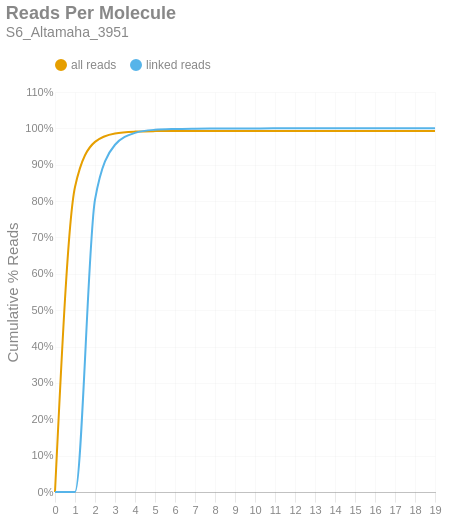

Notebook code for this chart:
### Markdown cell above
### Reads per Molecule
This chart shows the cumulative distribution of the number of reads per linked molecule. That is, how many alignments are associated with a unique molecule. This excludes the number of reads associated with invalid or absent linked-read barcodes. The `linked` histogram is the percentages recalculated when disregarding singletons.

### Code cell
if SKIPLR:
    print_html(f"Skipped")
else:
    counts = np.bincount(valids['reads'].cast(pl.Int64).to_numpy())
    weighted = counts * np.arange(len(counts))
    all_perc = weighted / n_reads
    linked_perc = weighted / n_linked_reads
    linked_perc[1] = 0
    binned_df = pl.DataFrame({
        'readsper': list(range(len(counts))),
        'all reads (cumsum)': np.cumsum(all_perc).tolist(),
        'linked reads (cumsum)': np.cumsum(linked_perc).tolist(),
    })

    with SafeRender(binned_df):
        (
            density_plot(binned_df, 'Reads Per Molecule', samplename, 'readspmol')
            .encode(
                x=alt.X('readsper:O', title=None).axis(labelAngle=0).scale(padding=0),
                y=alt.Y('value:Q', title='Cumulative % Reads').axis(format='%').stack(False),
                color=alt.Color("key:N").scale(domain=["all reads", "linked reads"]),
                tooltip=[
                    alt.Tooltip("key:N", title="Data Type"),
                    alt.Tooltip("readsper:O", title="Reads Per Molecule"),
                    alt.Tooltip("value:Q", format=".2%", title="% Reads (Cum.)")
                ]            
            )
        ).display()

### Figure 1 — Vega-Lite specification as saved in the notebook (floating-point values rounded to 4 significant figures)
{"width": "container", "height": 400, "config": {"title": {"anchor": "start", "dy": -15, "fontSize": 18, "color": "#888888", "subtitleColor": "#888888", "subtitleFontSize": 14}, "arc": {"fill": "#0072B2"}, "axis": {"domainColor": "#888888", "domainWidth": 0.5, "gridWidth": 0.2, "grid": false, "titleFontWeight": 400, "titleFontSize": 15, "labelFontSize": 11, "labelColor": "#888888", "tickColor": "#888888", "tickWidth": 0.2, "titleColor": "#888888"}, "axisBand": {"grid": false}, "axisX": {"grid": true, "tickSize": 10, "domainCap": "round"}, "axisY": {"domain": false, "grid": true, "tickSize": 0, "domainCap": "round"}, "background": "transparent", "header": {"labelFontSize": 15, "labelColor": "#888888", "titleFontSize": 15, "titleFontWeight": 600, "titleColor": "#888888"}, "legend": {"labelFont": "sans-serif", "labelFontSize": 12, "labelColor": "#888888", "symbolSize": 100, "symbolType": "circle", "titleFontSize": 12, "titlePadding": 10, "titleColor": "#888888", "title": null, "orient": "top"}, "range": {"category": ["#E69F00", "#56B4E9", "#009E73", "#F0E442", "#0072B2", "#D55E00", "#CC79A7", "#000000"], "diverging": ["#cfe8f3", "#a2d4ec", "#73bfe2", "#46abdb", "#1696d2", "#12719e"]}, "area": {"fill": "#0072B2", "fillOpacity": 0.7, "line": true, "strokeOpacity": 0.7}, "line": {"color": "#0072B2", "stroke": "#0072B2", "strokeWidth": 2}, "trail": {"color": "#0072B2", "stroke": "#0072B2", "strokeWidth": 0, "size": 1}, "point": {"filled": true, "fillOpacity": 1.0, "size": 95}, "text": {"color": "#888888", "fontSize": 11, "align": "right", "fontWeight": 400, "size": 11}, "bar": {"fill": "#0072B2", "stroke": null}, "view": {"stroke": null, "continuousWidth": 660, "continuousHeight": 400}}, "data": {"name": "data-fe26872afc3f6a843788b09355f4e4b3"}, "mark": {"type": "line", "interpolate": "monotone", "point": {"opacity": 0, "size": 275}}, "encoding": {"color": {"field": "key", "scale": {"domain": ["all reads", "linked reads"]}, "type": "nominal"}, "tooltip": [{"field": "key", "title": "Data Type", "type": "nominal"}, {"field": "readsper", "title": "Reads Per Molecule", "type": "ordinal"}, {"field": "value", "format": ".2%", "title": "% Reads (Cum.)", "type": "quantitative"}], "x": {"axis": {"labelAngle": 0}, "field": "readsper", "scale": {"padding": 0}, "title": null, "type": "ordinal"}, "y": {"axis": {"format": "%"}, "field": "value", "stack": false, "title": "Cumulative % Reads", "type": "quantitative"}}, "params": [{"name": "param_c36ac31b6afebe62", "select": {"type": "point", "fields": ["key"]}, "bind": "legend"}], "title": {"text": "Reads Per Molecule", "subtitle": "S6_Altamaha_3951"}, "transform": [{"fold": ["all reads (cumsum)", "linked reads (cumsum)"]}, {"calculate": "replace(datum.key, ' (cumsum)', '')", "as": "key"}, {"filter": {"param": "param_c36ac31b6afebe62"}}], "usermeta": {"embedOptions": {"downloadFileName": "S6_Altamaha_3951.readspmol"}}, "$schema": "https://vega.github.io/schema/vega-lite/v6.1.0.json", "datasets": {"data-fe26872afc3f6a843788b09355f4e4b3": [{"readsper": 0, "all reads (cumsum)": 0.0, "linked reads (cumsum)": 0.0}, {"readsper": 1, "all reads (cumsum)": 0.8387, "linked reads (cumsum)": 0.0}, {"readsper": 2, "all reads (cumsum)": 0.9628, "linked reads (cumsum)": 0.8042}, {"readsper": 3, "all reads (cumsum)": 0.9861, "linked reads (cumsum)": 0.955}, {"readsper": 4, "all reads (cumsum)": 0.9911, "linked reads (cumsum)": 0.9875}, {"readsper": 5, "all reads (cumsum)": 0.9924, "linked reads (cumsum)": 0.9961}, {"readsper": 6, "all reads (cumsum)": 0.9928, "linked reads (cumsum)": 0.9984}, {"readsper": 7, "all reads (cumsum)": 0.9929, "linked reads (cumsum)": 0.9993}, {"readsper": 8, "all reads (cumsum)": 0.993, "linked reads (cumsum)": 0.9996}, {"readsper": 9, "all reads (cumsum)": 0.993, "linked reads (cumsum)": 0.9998}, {"readsper": 10, "all reads (cumsum)": 0.993, "linked reads (cumsum)": 0.9999}, {"readsper": 11, "all reads (cumsum)": 0.993, "linked reads (cumsum)": 1.0}, {"readsper": 12, "all reads (cumsum)": 0.993, "linked reads (cumsum)": 1.0}, {"readsper": 13, "all reads (cumsum)": 0.993, "linked reads (cumsum)": 1.0}, {"readsper": 14, "all reads (cumsum)": 0.993, "linked reads (cumsum)": 1.0}, {"readsper": 15, "all reads (cumsum)": 0.993, "linked reads (cumsum)": 1.0}, {"readsper": 16, "all reads (cumsum)": 0.993, "linked reads (cumsum)": 1.0}, {"readsper": 17, "all reads (cumsum)": 0.993, "linked reads (cumsum)": 1.0}, {"readsper": 18, "all reads (cumsum)": 0.993, "linked reads (cumsum)": 1.0}, {"readsper": 19, "all reads (cumsum)": 0.993, "linked reads (cumsum)": 1.0}]}}
